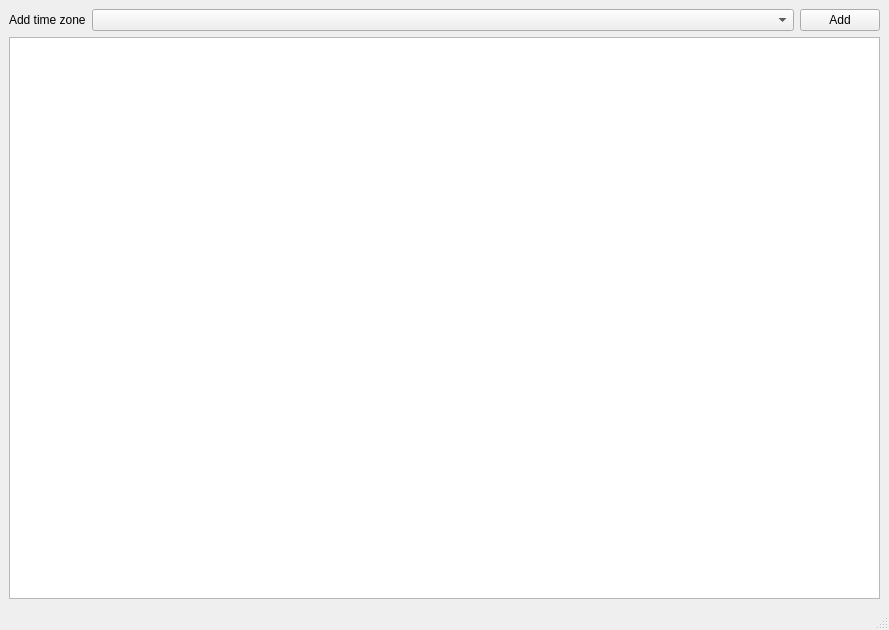
<?xml version="1.0" encoding="UTF-8"?>
<ui version="4.0">
 <class>MainWindow</class>
 <widget class="QMainWindow" name="MainWindow">
  <property name="geometry">
   <rect>
    <x>0</x>
    <y>0</y>
    <width>889</width>
    <height>630</height>
   </rect>
  </property>
  <property name="windowTitle">
   <string>TimeZoneDisplay</string>
  </property>
  <widget class="QWidget" name="centralwidget">
   <layout class="QGridLayout" name="gridLayout">
    <item row="0" column="0">
     <widget class="QLabel" name="timezoneLabel">
      <property name="text">
       <string>Add time zone</string>
      </property>
     </widget>
    </item>
    <item row="0" column="1">
     <widget class="QComboBox" name="timezonesCB">
      <property name="sizePolicy">
       <sizepolicy hsizetype="MinimumExpanding" vsizetype="Fixed">
        <horstretch>0</horstretch>
        <verstretch>0</verstretch>
       </sizepolicy>
      </property>
     </widget>
    </item>
    <item row="0" column="2">
     <widget class="QPushButton" name="addTimezoneButton">
      <property name="text">
       <string>Add</string>
      </property>
     </widget>
    </item>
    <item row="1" column="0" colspan="3">
     <widget class="QTableView" name="clocksTableView"/>
    </item>
   </layout>
  </widget>
  <widget class="QStatusBar" name="statusbar"/>
 </widget>
 <resources/>
 <connections/>
</ui>
